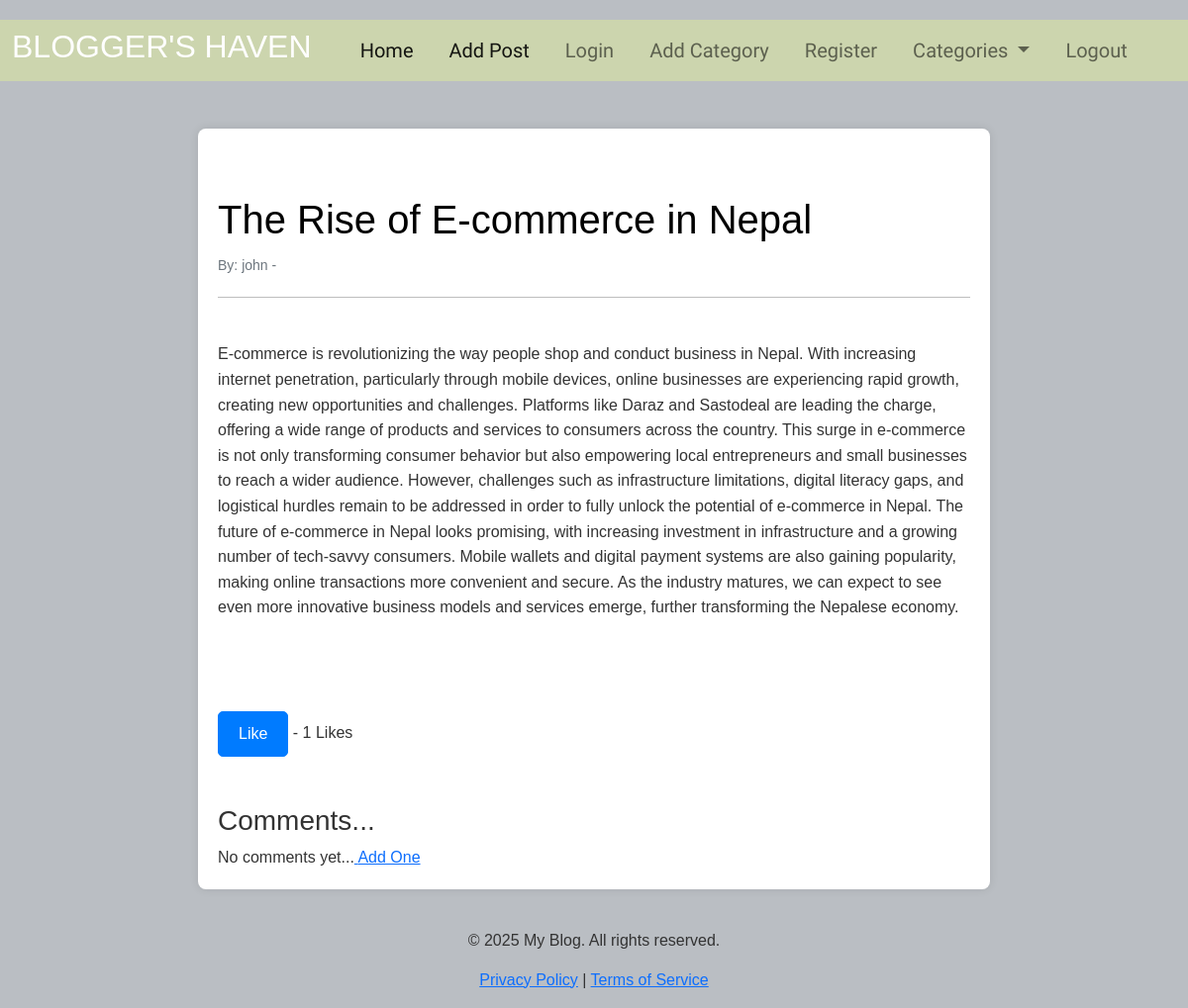
Screenshot of /article/4 with the database file from the repository.
### myapp/models.py (models this page shows, shortened)
class Article(models.Model):
    title = models.CharField(max_length = 300)
    author = models.ForeignKey(User, on_delete=models.CASCADE)
    content = models.TextField()
    category = models.CharField(max_length=300 , default="Travel")
    date = models.DateField()
    likes = models.ManyToManyField(User, related_name='liked_articles')
    def total_likes(self):
        return self.likes.count()

### myapp/views.py (the view)
# urls.py: path('article/<int:pk>', ArticleDetail.as_view(), name="article-detail"),
class ArticleDetail(DetailView):
    model = Article
    template_name = 'article_details.html'
    def get_context_data(self, *args, **kwargs):
        catg_menu = Category.objects.all()
        context = super(ArticleDetail, self).get_context_data(*args, **kwargs)
        context["catg_menu"] = catg_menu
        data = get_object_or_404(Article, id=self.kwargs['pk'])
        total_likes = data.total_likes()
        context["total_likes"] = total_likes
        return context

### myapp/models.py (called while the page is built)
    def __str__(self):
        return self.name

### templates/article_details.html (shortened to what this page needs)
{% extends "base.html" %}
{% load static %}
{% block css %}
    <link href="https://cdn.jsdelivr.net/npm/bootstrap@5.1.3/dist/css/bootstrap.min.css" rel="stylesheet">
    <link rel="stylesheet" href="{% static 'css/details.css' %}">
{% endblock css %}
{% block content %}
    <br/><br/>
    <div class="container">
        <br/><br/>
        <h1> {{article.title}} </h1>
        <small> By: {{article.author}} -
        </small>
        <hr>
        <div class="article-content">
            {{article.content|safe}}
        </div>
        <br/><br/>
        <form method="Post" action="{% url 'like_post' article.pk %}">
            <br/>
            <button type="submit", class="btn btn-primary light-theme" > Like </button> - {{ total_likes }} Likes
        </form>
        <br/><br/>
        <h3> Comments... </h3>
        {% if not article.comments.all %}
            No comments yet...<a href="{% url 'add_comment' article.pk %}"> Add One</a>
        {% endif %}
        </div>
{% endblock content %}

### static/css/details.css (style rules this page uses)
body { font-family: sans-serif; background-color: #babec3; color: #333; padding-top: 20px; }
.container { max-width: 800px; margin: 0 auto; padding: 20px; background-color: #fff; border-radius: 8px; box-shadow: 0 0 10px rgba(0, 0, 0, 0.1); }
h1 { color: #000000; margin-bottom: 10px; }
small { color: #6c757d; }
hr { border-top: 1px solid #000000; margin-top: 20px; margin-bottom: 20px; }
.article-content { line-height: 1.6; margin-bottom: 20px; }
.btn-primary.light-theme { background-color: #007bff; border-color: #007bff; color: #fff; padding: 10px 20px; border-radius: 5px; text-decoration: none; display: inline-block; }

### rows the page displays
Article: title "The Rise of E-commerce in Nepal", author "john", content "E-commerce is revolutionizing the way people shop and conduct business in Nepal. With increasing internet penetration, particularly through mobile devices, online businesses are experiencing rapid growth, creating new opportunities and challenges. Platforms like Daraz and Sastodeal are leading the charge, offering a wide range of products and services to consumers across the country. This surge in e-commerce is not only transforming consumer behavior but also empowering local entrepreneurs and small businesses to reach a wider audience. However, challenges such as infrastructure limitations, digital literacy gaps, and logistical hurdles remain to be addressed in order to fully unlock the…"

### other values shown
{{ total_likes }} "1"
